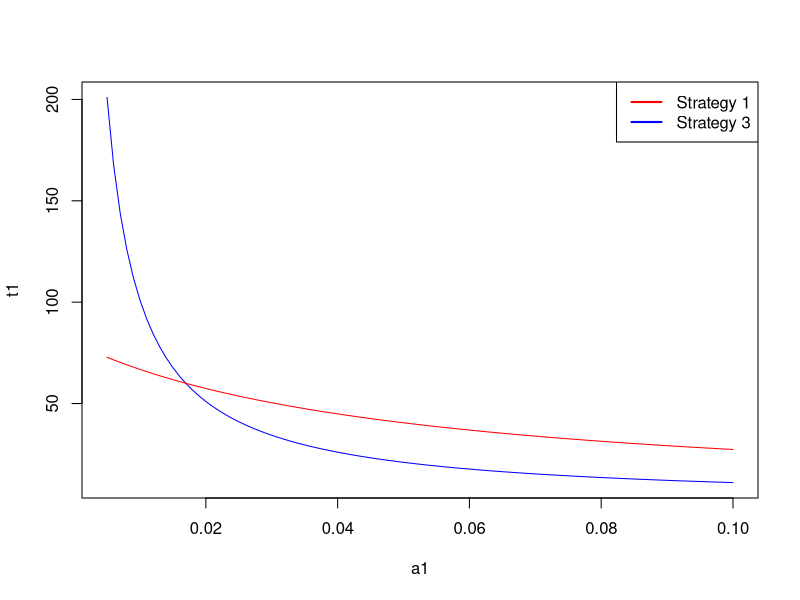
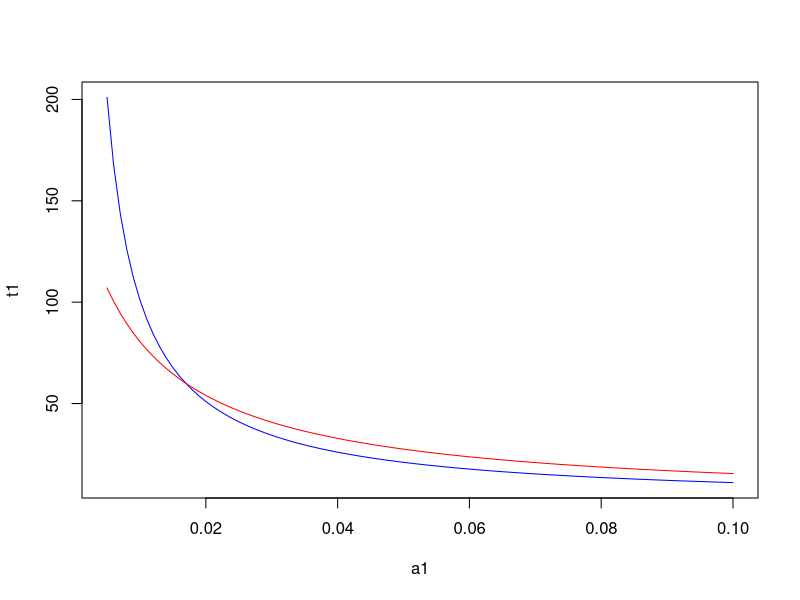
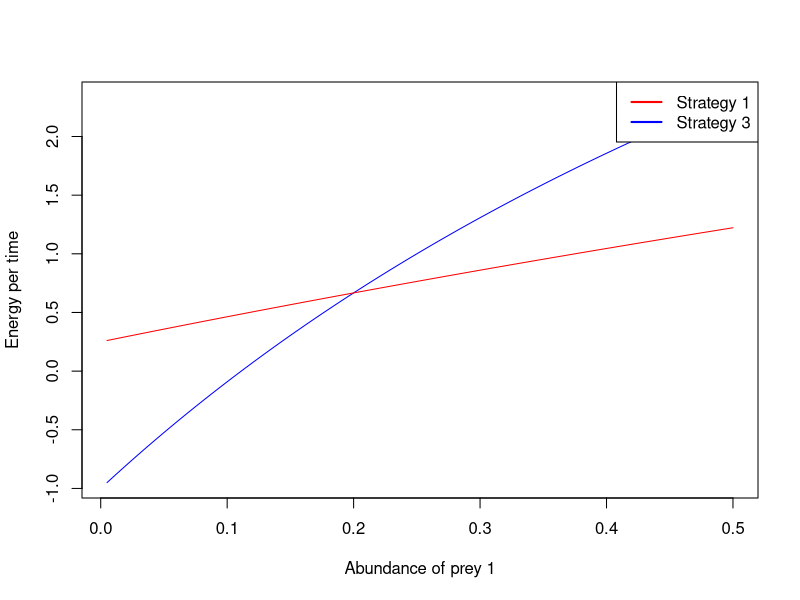

These figures' R source, in order:
## ---- chunk 1
h1=1           #Handling time of prey type 1 (s)
h2=60          #Handling time of prey type 2 (s)
a2=0.05        #abundance of prey type 2 (ind/s)
## ---- chunk 2
a1<-seq(0.005,0.1,0.001)   #abundance of prey time 1 (ind/s)
t1=1/a1+h1                 #time per item of Strategy 1 (s)
t3=1/(a1+a2)+h1*a1/(a1+a2)+h2*a2/(a1+a2) #time per item of Strategy 2 (s)
plot(a1,t1, type="l", col="blue")
lines(a1,t3, type="l", col="red")
legend("topright",                    
       legend = c("Strategy 1", "Strategy 3"),  # Labels
       col = c("red", "blue"),             # Line colors
       lwd = 2,                            # Line width
       lty = 1)      
## ---- chunk 3
a2 = 0.01
t1=1/a1+h1                 #time per item of Strategy 1 (s)
t3=1/(a1+a2)+h1*a1/(a1+a2)+h2*a2/(a1+a2) #time per item of Strategy 2 (s)
plot(a1,t1, type="l", col="blue")
lines(a1,t3, type="l", col="red")
## ---- chunk 4
pos=which(t1<t3)[1]
a1[pos]
## ---- chunk 5
e1<-10                       #Caloric content of prey 1
e2<-100                      #Caloric content of prey 2
h1<-1                        #Handling time of prey 1
h2<-60                       #Handling time of prey 2
ew<-1                        #Energy spend per unit time while waiting (cal/s)
eh<-1                        #energy spend per unit time handling the prey (cal/s)

a1<- seq(0.005,0.5,0.001)    #Abundance of prey 1
a2<-0.05

E1 = e1 -(eh*h1) - ew/a1    #energy per item of Strategy 1 (s)
E3 = (e1*a1+e2*a2)/(a1+a2)-
     eh*(h1*a1+h2*a2)/(a1+a2)-ew/(a1+a2) #energy per item of Strategy 3 (s)

T1=1/a1+h1                 #time per item of Strategy 1 (s)
T3=1/(a1+a2)+h1*a1/(a1+a2)+h2*a2/(a1+a2) #time per item of Strategy 3 (s)

ET1 = E1/T1 #energy per time of strategy 1
ET3 = E3/T3 #energy per time of strategy 3

plot(a1,ET1,type="l",xlab="Abundance of prey 1", ylab="Energy per time", col="blue")
lines(a1,ET3,type="l",col="red")
legend("topright",                    
       legend = c("Strategy 1", "Strategy 3"),  # Labels
       col = c("red", "blue"),             # Line colors
       lwd = 2,                            # Line width
       lty = 1)     
